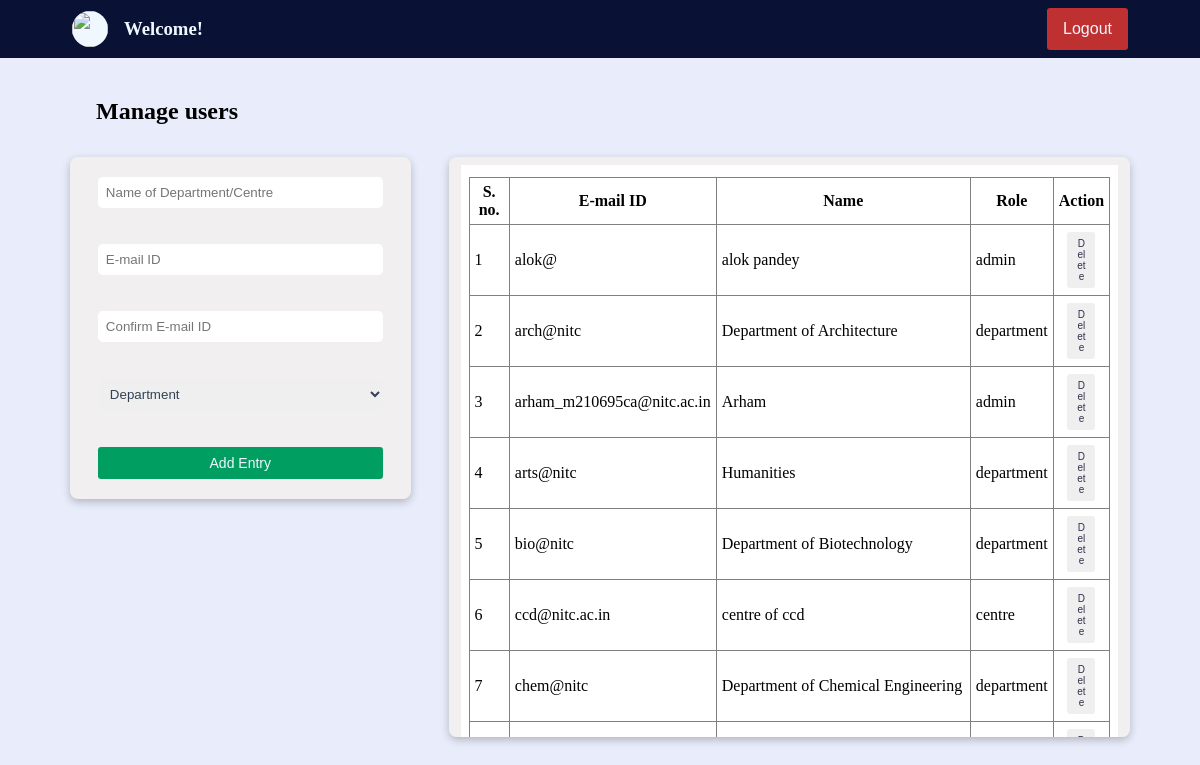
/users.php, run on an earlier commit of the app's database.
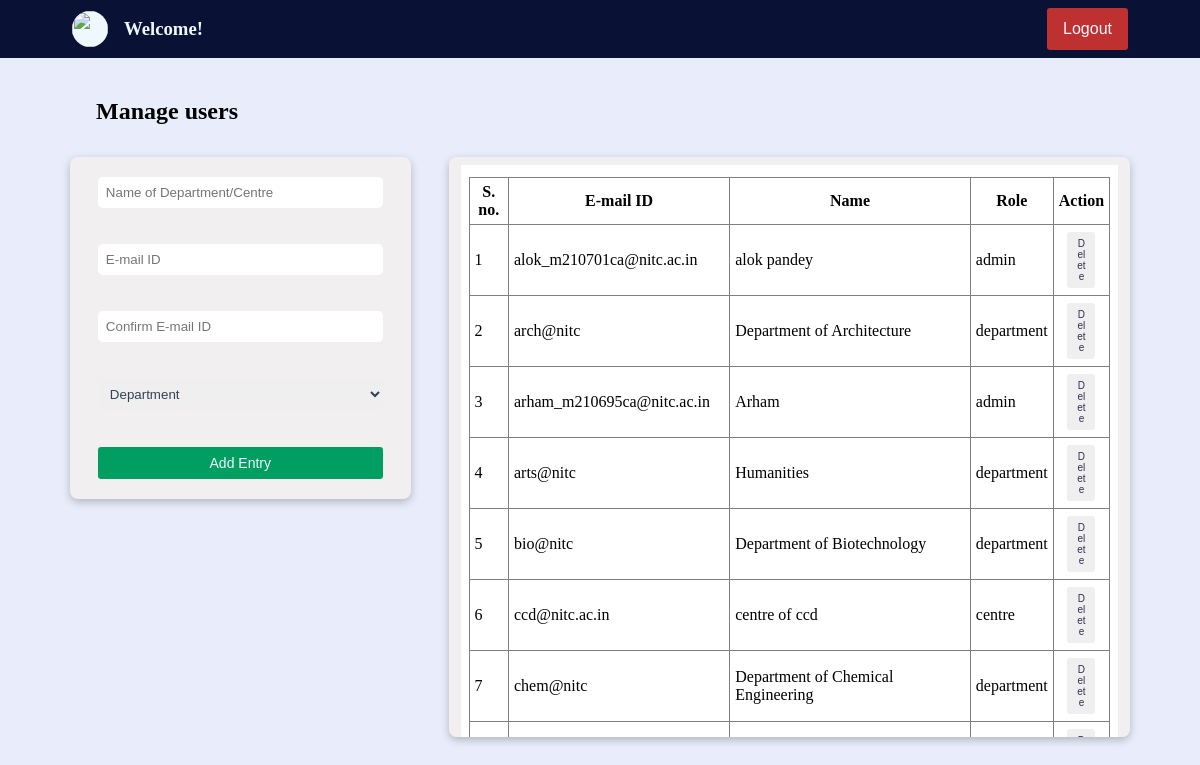
And on a later commit of the database.
### tables this page shows
CREATE TABLE `entity` (
  `id` varchar(80) NOT NULL,
  `name` varchar(120) NOT NULL,
  `role` varchar(20) NOT NULL
);

### users.php (the view, shortened to what this page needs)
<?php
if (empty($_SESSION['access_token'])) {
    $fname = "Welcome! ";
    $lname = $_GET["user"];
    $pic = "./asset/nitc_logo_icon.svg";
} else {
    $fname = $_SESSION["first_name"];
    $lname = $_SESSION['last_name'];
    $pic = $_SESSION['profile_picture'];
}
?>
<!DOCTYPE html>
<html>
<head>
    <link href="./styles/forms.css" type="text/css" rel="stylesheet">
</head>
<body>
    <div class="container">
        <?php
        echo '<div class="user_strip">
                <a href="../dashboard.php?user=' . $lname . '" class="user_to_dash">
                    <div class="user">
                        <img src="' . $pic . '" class="user_image" />
                        <h3>' . $fname . ' ' . $lname . '</h3>
                    </div>
                </a>
                <div class="logout_btn_holder">
                    <a href="./logout.php" class="">
                        <button class="logout_btn">Logout</button>
                    </a>
                </div  >
            </div>';
        ?>
        <div class="subcontainer">
            <h2>Manage users</h2>
            <div class="content_container">
                <div class="left_container">
                    <div class="form_container">
                        <form id="myForm" action="" method="post" onsubmit="return validateForm();" class="form_field">
                            <input type="text" name="name" placeholder="Name of Department/Centre" class="input-fields"><br><br>
                            <input type="text" name="email" placeholder="E-mail ID" class="input-fields"><br><br>
                            <input type="text" name="Cemail" placeholder="Confirm E-mail ID" class="input-fields"><br><br>
                            <select name="role" class="input-fields">
                                <option value="department">Department</option>
                            </select><br><br>
                            <input type="submit" class="submit-button" value="Add Entry">
                        </form>
                    </div>
                </div>
                <div class="table_container">
                    <?php
                    $con = mysqli_connect('localhost', 'root', '', 'imsdemo');
                    $sql = "SELECT * FROM entity";
                    $rs = mysqli_query($con, $sql);
                    echo '<div class="table_field">';
                    echo '
                    <table border="1">
                    <tr>
                        <th class="box">S. no.</th>
                        <th class="box">E-mail ID</th>
                        <th class="box">Name</th>
                        <th class="box">Role</th>
                        <th class="box">Action</th>
                    </tr>';
                    $count = 1;
                    while ($row = mysqli_fetch_assoc($rs)) {
                        $email = $row['id'];
                        $name = $row['name'];
                        $role = $row['role'];
                        echo '<tr>
                            <td class="box sn">' . $count . '</td>
                            <td class="box name">' . $email . '</td>
                            <td class="box services">' . $name . '</td>
                            <td class="box services">' . $role . '</td>
                            <td class="box button_box btn"><button class="delete_btn" data-id="' . $email . '">Delete</button></td>
                        </tr>';
                        $count++;
                    }
                    echo '</table>
                </div>';
                    ?>
                </div>
            </div>
        </div>
    </div>
</body>
</html>

### styles/forms.css (style rules this page uses)
* { padding: 0; margin: 0; box-sizing: border-box; }
.container { height: 100vh; width: 100vw; padding: 0; background-color: #E9EDFB; overflow: auto; }
.subcontainer { display: flex; flex-direction: column; padding: 2.5rem 2rem; }
h2 { margin-left: 4rem; }
.user_to_dash { text-decoration: none; color: aliceblue; }
.user_strip { background-color: #091235; color: aliceblue; display: flex; align-items: center; justify-content: space-between; padding: 8px; }
.user { display: flex; align-items: center; margin-left: 4em; gap: 16px; }
.user_image { width: 36px; height: 36px; border-radius: 100%; background-color: aliceblue; }
.logout_btn_holder { width: fit-content; margin-right: 4em; }
.logout_btn { font-size: 16px; padding: 12px 16px; border: none; border-radius: 0.2rem; color: aliceblue; cursor: pointer; transition: all; transition-duration: 150ms; background-color: #BF3131; }
.content_container { display: flex; justify-content: space-evenly; align-items: start; width: 100%; margin-top: 2rem; }
.left_container { width: 30%; display: flex; gap: 16px; flex-direction: column; }
.form_container { display: flex; flex-direction: column; width: 100%; justify-content: space-evenly; background-color: #F1EFEF; border-radius: 0.5em; padding: 8px 12px; height: auto; box-shadow: rgba(0, 0, 0, 0.24) 0px 3px 8px; }
.form_field { display: flex; flex-direction: column; padding: 12px 16px; }
.input-fields { padding: 8px; border: none; border-radius: 0.3rem; color: rgb(51 65 85); transition: all; transition-duration: 150ms; }
.submit-button { font-size: 14px; width: 100%; padding: 8px 0px; border: none; border-radius: 0.2rem; color: aliceblue; cursor: pointer; transition: all; transition-duration: 150ms; background-color: #009E60; }
.table_container { display: flex; flex-direction: column; width: 60%; justify-content: start; background-color: #F1EFEF; border-radius: 0.5em; padding: 8px 12px; max-height: 580px; overflow: scroll; box-shadow: rgba(0, 0, 0, 0.24) 0px 3px 8px; }
.table_field { background-color: white; width: 100%; height: 100%; padding: 12px 8px; }
table { width: 100%; border-collapse: collapse; }
.box { padding: 5px; word-wrap: break-word; }
.name, .entity, .s_date, .e_date, .qual { text-wrap: nowrap; }
.button_box { text-align: center; }
.delete_btn { width: 28px; font-size: 10px; padding: 6px 8px; margin: 2px; border: none; border-radius: 0.2rem; color: #31304D; cursor: pointer; transition: all; transition-duration: 150ms; }

What changed in the data, as far as the page shows it:
removed entity: id "alok@", name "alok pandey", role "admin"
added entity: id "alok_m210701ca@nitc.ac.in", name "alok pandey", role "admin"
